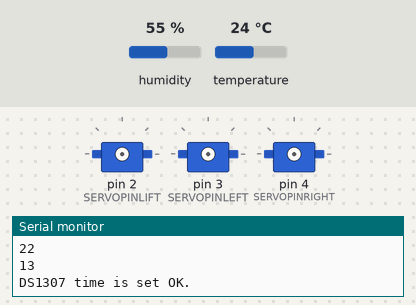
Bench run of a sketch on a simulated Arduino Uno, built with avr-gcc and run on an emulated ATmega328P. Shown: 3 × servo, the last lines printed to the serial monitor. Inputs (shaded band) come from the test bench; at power-on: humidity 55 %, temperature 24 °C. The local clock reads 2024-03-15 10:24:30 at power-on unless the sketch sets it.

Above: at 0.1 s.
At 2.36 s:
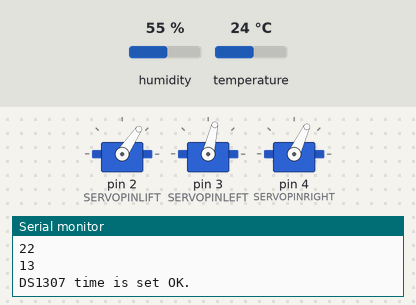
At 9.9 s:
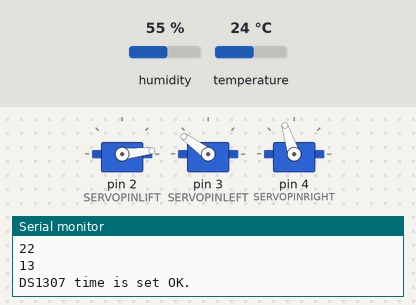
At 20.7 s:
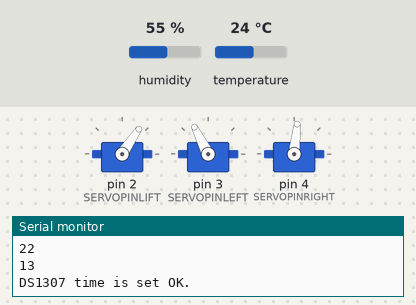
At 23.9 s:
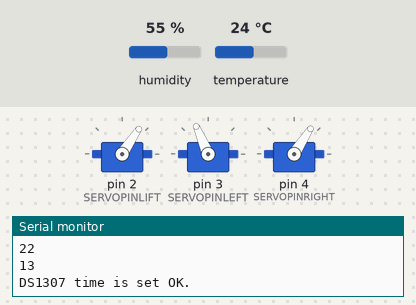
At 35.0 s:
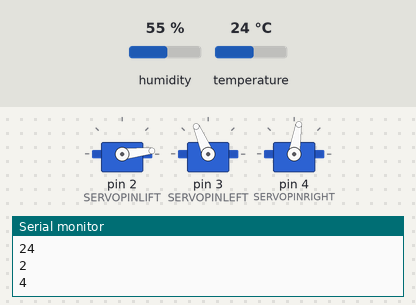
Timing chart, 0 to 40.0 s (numbered marks = the images above):
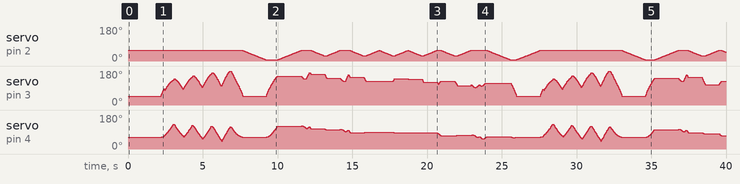

The sketch:

PlotClock.ino
```cpp
// Temperature DHT11
#include <DHT.h>
#include <Adafruit_Sensor.h>
// library for DHT11 module
DHT dht(7, DHT11); // Connect the DHT11 to 5V and signal pin to digital input 7

// delete or mark the next line as comment if you don't need these
//#define CALIBRATION      // enable calibration mode
#define REALTIMECLOCK    // enable real time clock

// When in calibration mode, adjust the following factor until the servos move exactly 90 degrees
#define SERVOFAKTORLEFT 620
#define SERVOFAKTORRIGHT 610

// Zero-position of left and right servo
// When in calibration mode, adjust the NULL-values so that the servo arms are at all times parallel
// either to the X or Y axis
#define SERVOLEFTNULL 2250
#define SERVORIGHTNULL 920

#define SERVOPINLIFT  2
#define SERVOPINLEFT  3
#define SERVOPINRIGHT 4

// lift positions of lifting servo
#define LIFT0 1120  // on drawing surface
#define LIFT1 825  // between numbers
#define LIFT2 605  // going towards sweeper

// speed of liftimg arm, higher is slower
#define LIFTSPEED 3000

// length of arms
#define L1 35
#define L2 57.1
#define L3 13.2

// origin points of left and right servo
#define O1X 22
#define O1Y -25
#define O2X 47
#define O2Y -25

#define PARKX 77
#define PARKY 47
#define ERASEMAXX 60

#include <TimeLib.h> // see http://playground.arduino.cc/Code/time
#include <Servo.h> // library for servos

#ifdef REALTIMECLOCK

#include <Wire.h> // library Wire (I2C) necessary for DS1307
#include "RTClib.h" // library for DS1307 real time clock chip (available in:https://github.com/adafruit/RTClib)
RTC_DS1307 RTC;

#endif

int servoLift = 1500;

Servo servo1;
Servo servo2;
Servo servo3;

volatile double lastX = 75;
volatile double lastY = PARKY;

// Variable used for temperature.
int tem,cifra1,cifra2;

int last_min = 0;

void setup()
{
dht.begin(); // Start sensor DTH11
#ifdef REALTIMECLOCK
  Wire.begin(); // prepare library Wire (I2C)
  RTC.begin(); // Start DS1307
  Serial.begin(9600);
  //while (!Serial) { ; } // wait for serial port to connect. Needed for Leonardo only

  // Set current time only the first to values, hh,mm are needed
  RTC.adjust(DateTime(__DATE__, __TIME__)); // This line sets the RTC with date & time from PC
  DateTime now = RTC.now(); // Read and save hour and minutes from DS1307
  Serial.println(now.hour()); // Print hour to the serial port
  Serial.println(now.minute()); // Print minutes to the serial port
  if (now.hour())
  {
    // Set current time only the first to values, hh,mm are needed
    setTime(now.hour(),now.minute(),now.second(),0,0,0);
    Serial.println("DS1307 time is set OK.");
  }
  else
  {
    // Set current time only the first to values, hh,mm are needed
    setTime(15,05,0,0,0,0);
  }
#else
  // Set current time only the first to values, hh,mm are needed
  setTime(15,35,0,0,0,0);
#endif

  drawTo(PARKX, PARKY);
  lift(0);
  servo1.attach(SERVOPINLIFT);  //  lifting servo
  servo2.attach(SERVOPINLEFT);  //  left servo
  servo3.attach(SERVOPINRIGHT);  //  right servo
  delay(1000);

}

void loop()
{

#ifdef CALIBRATION

  // Servohorns will have 90° between movements, parallel to x and y axis
  drawTo(-3, 29.2);
  delay(500);
  drawTo(74.1, 28);
  delay(500);

#else


  int i = 0;
  if (last_min != minute()) {

    if (!servo1.attached()) servo1.attach(SERVOPINLIFT);
    if (!servo2.attached()) servo2.attach(SERVOPINLEFT);
    if (!servo3.attached()) servo3.attach(SERVOPINRIGHT);

    lift(0);

    hour();
    while ((i+1)*10 <= hour())
    {
      i++;
    }
    // erase
    number(3, 3, 111, 1);
    // hour1
    number(5, 25, i, 0.9);
    // hour2
    number(19, 25, (hour()-i*10), 0.9);
    // colon
    number(28, 25, 11, 0.9);

    i=0;
    while ((i+1)*10 <= minute())
    {
      i++;
    }
    // minute1
    number(34, 25, i, 0.9);
    // minute2
    number(48, 25, (minute()-i*10), 0.9);
    lift(2);
    drawTo(PARKX, PARKY);
    lift(1);
    last_min = minute();

    tem = dht.readTemperature(); // Read temperature from DHT11 sensor
    cifra1 = tem/10; // Get first digit from value tem
    cifra2 = tem%10; // Get last digit from value tem

    Serial.println(tem); // Prints value to serial port
    Serial.println(cifra1); // Prints value to serial port
    Serial.println(cifra2); // Prints value to serial port

    lift(0);
    number(3, 3, 111, 1); // erase
    number(19, 25, cifra1, 0.9); // first digit temperature
    number(34, 25, cifra2, 0.9); // last digit temperature
    number(48, 25, 13, 0.9); // Degree symbol
    number(50, 25, 14, 0.9); // letter C for Celsius
    lift(2);
    drawTo(PARKX, PARKY); // return to the origin
    lift(1);

    servo1.detach();
    servo2.detach();
    servo3.detach();
  }

#endif

}

// Writing numeral with bx by being the bottom left originpoint. Scale 1 equals a 20 mm high font.
// The structure follows this principle: move to first startpoint of the numeral, lift down, draw numeral, lift up
void number(float bx, float by, int num, float scale) {

  switch (num) {

  case 0:
    drawTo(bx + 12 * scale, by + 6 * scale);
    lift(0);
    bogenGZS(bx + 7 * scale, by + 10 * scale, 10 * scale, -0.8, 6.7, 0.5);
    lift(1);
    break;
  case 1:

    drawTo(bx + 3 * scale, by + 15 * scale);
    lift(0);
    drawTo(bx + 10 * scale, by + 20 * scale);
    drawTo(bx + 10 * scale, by + 0 * scale);
    lift(1);
    break;
  case 2:
    drawTo(bx + 2 * scale, by + 12 * scale);
    lift(0);
    bogenUZS(bx + 8 * scale, by + 14 * scale, 6 * scale, 3, -0.8, 1);
    drawTo(bx + 1 * scale, by + 0 * scale);
    drawTo(bx + 12 * scale, by + 0 * scale);
    lift(1);
    break;
  case 3:
    drawTo(bx + 2 * scale, by + 17 * scale);
    lift(0);
    bogenUZS(bx + 5 * scale, by + 15 * scale, 5 * scale, 3, -2, 1);
    bogenUZS(bx + 5 * scale, by + 5 * scale, 5 * scale, 1.57, -3, 1);
    lift(1);
    break;
  case 4:
    drawTo(bx + 10 * scale, by + 20 * scale);
    lift(0);
    drawTo(bx + 10 * scale, by + 0 * scale);
    lift(1);
    drawTo(bx + 0 * scale, by + 20 * scale);
    lift(0);
    drawTo(bx + 0 * scale, by + 10 * scale);
    drawTo(bx + 10 * scale, by + 10 * scale);
    lift(1);
    break;
  case 5:
    drawTo(bx + 2 * scale, by + 5 * scale);
    lift(0);
    bogenGZS(bx + 5 * scale, by + 6 * scale, 6 * scale, -2.5, 2, 1);
    drawTo(bx + 5 * scale, by + 20 * scale);
    drawTo(bx + 12 * scale, by + 20 * scale);
    lift(1);
    break;
  case 6:
    drawTo(bx + 2 * scale, by + 10 * scale);
    lift(0);
    bogenUZS(bx + 7 * scale, by + 6 * scale, 6 * scale, 2, -4.4, 1);
    drawTo(bx + 11 * scale, by + 20 * scale);
    lift(1);
    break;
  case 7:
    drawTo(bx + 2 * scale, by + 20 * scale);
    lift(0);
    drawTo(bx + 12 * scale, by + 20 * scale);
    drawTo(bx + 2 * scale, by + 0);
    lift(1);
    break;
  case 8:
    drawTo(bx + 5 * scale, by + 10 * scale);
    lift(0);
    bogenUZS(bx + 5 * scale, by + 15 * scale, 5 * scale, 4.7, -1.6, 1);
    bogenGZS(bx + 5 * scale, by + 5 * scale, 5 * scale, -4.7, 2, 1);
    lift(1);
    break;

  case 9:
    drawTo(bx + 9 * scale, by + 11 * scale);
    lift(0);
    bogenUZS(bx + 7 * scale, by + 15 * scale, 5 * scale, 4, -0.5, 1);
    drawTo(bx + 5 * scale, by + 0);
    lift(1);
    break;

  case 111:

    lift(0);
    drawTo(70, 46);
    drawTo(ERASEMAXX, 43);

    drawTo(ERASEMAXX, 49);
    drawTo(5, 49);
    drawTo(5, 45);
    drawTo(ERASEMAXX, 45);
    drawTo(ERASEMAXX, 40);

    drawTo(5, 40);
    drawTo(5, 35);
    drawTo(ERASEMAXX, 35);
    drawTo(ERASEMAXX, 30);

    drawTo(5, 30);
    drawTo(5, 25);
    drawTo(ERASEMAXX, 25);
    drawTo(ERASEMAXX, 20);

    drawTo(5, 20);
    drawTo(60, 44);

    drawTo(PARKX, PARKY);
    lift(2);

    break;

  case 11:
    drawTo(bx + 5 * scale, by + 15 * scale);
    lift(0);
    bogenGZS(bx + 5 * scale, by + 15 * scale, 0.1 * scale, 1, -1, 1);
    lift(1);
    drawTo(bx + 5 * scale, by + 5 * scale);
    lift(0);
    bogenGZS(bx + 5 * scale, by + 5 * scale, 0.1 * scale, 1, -1, 1);
    lift(1);
    break;

  // Degree symbol
  case 13:
    drawTo(bx,by+17);
    lift(0);
    bogenUZS(bx,by+20,3,-2,6,1);
    lift(1);
    break;

  // letter C for Celsius
  case 14:
    drawTo(bx+10,by+15);
    lift(0);
    bogenGZS(bx+5,by+5,7.5,-4,-0.90,0.5);
    lift(1);
    break;
  }
}


void lift(char lift) {
  switch (lift) {
    // room to optimize  !

  case 0: //850

      if (servoLift >= LIFT0) {
      while (servoLift >= LIFT0)
      {
        servoLift--;
        servo1.writeMicroseconds(servoLift);
        delayMicroseconds(LIFTSPEED);
      }
    }
    else {
      while (servoLift <= LIFT0) {
        servoLift++;
        servo1.writeMicroseconds(servoLift);
        delayMicroseconds(LIFTSPEED);

      }

    }

    break;

  case 1: //150

    if (servoLift >= LIFT1) {
      while (servoLift >= LIFT1) {
        servoLift--;
        servo1.writeMicroseconds(servoLift);
        delayMicroseconds(LIFTSPEED);

      }
    }
    else {
      while (servoLift <= LIFT1) {
        servoLift++;
        servo1.writeMicroseconds(servoLift);
        delayMicroseconds(LIFTSPEED);
      }

    }

    break;

  case 2:

    if (servoLift >= LIFT2) {
      while (servoLift >= LIFT2) {
        servoLift--;
        servo1.writeMicroseconds(servoLift);
        delayMicroseconds(LIFTSPEED);
      }
    }
    else {
      while (servoLift <= LIFT2) {
        servoLift++;
        servo1.writeMicroseconds(servoLift);
        delayMicroseconds(LIFTSPEED);
      }
    }
    break;
  }
}


void bogenUZS(float bx, float by, float radius, int start, int ende, float sqee) {
  float inkr = -0.05;
  float count = 0;

  do {
    drawTo(sqee * radius * cos(start + count) + bx,
    radius * sin(start + count) + by);
    count += inkr;
  }
  while ((start + count) > ende);

}

void bogenGZS(float bx, float by, float radius, int start, int ende, float sqee) {
  float inkr = 0.05;
  float count = 0;

  do {
    drawTo(sqee * radius * cos(start + count) + bx,
    radius * sin(start + count) + by);
    count += inkr;
  }
  while ((start + count) <= ende);
}


void drawTo(double pX, double pY) {
  double dx, dy, c;
  int i;

  // dx dy of new point
  dx = pX - lastX;
  dy = pY - lastY;
  //path lenght in mm, times 4 equals 4 steps per mm
  c = floor(4 * sqrt(dx * dx + dy * dy));

  if (c < 1) c = 1;

  for (i = 0; i <= c; i++) {
    // draw line point by point
    set_XY(lastX + (i * dx / c), lastY + (i * dy / c));

  }

  lastX = pX;
  lastY = pY;
}

double return_angle(double a, double b, double c) {
  // cosine rule for angle between c and a
  return acos((a * a + c * c - b * b) / (2 * a * c));
}

void set_XY(double Tx, double Ty)
{
  delay(1);
  double dx, dy, c, a1, a2, Hx, Hy;

  // calculate triangle between pen, servoLeft and arm joint
  // cartesian dx/dy
  dx = Tx - O1X;
  dy = Ty - O1Y;

  // polar lemgth (c) and angle (a1)
  c = sqrt(dx * dx + dy * dy); //
  a1 = atan2(dy, dx); //
  a2 = return_angle(L1, L2, c);

  servo2.writeMicroseconds(floor(((a2 + a1 - M_PI) * SERVOFAKTORLEFT) + SERVOLEFTNULL));

  // calculate joinr arm point for triangle of the right servo arm
  a2 = return_angle(L2, L1, c);
  Hx = Tx + L3 * cos((a1 - a2 + 0.621) + M_PI); //36,5°
  Hy = Ty + L3 * sin((a1 - a2 + 0.621) + M_PI);

  // calculate triangle between pen joint, servoRight and arm joint
  dx = Hx - O2X;
  dy = Hy - O2Y;

  c = sqrt(dx * dx + dy * dy);
  a1 = atan2(dy, dx);
  a2 = return_angle(L1, (L2 - L3), c);

  servo3.writeMicroseconds(floor(((a1 - a2) * SERVOFAKTORRIGHT) + SERVORIGHTNULL));

}
```
